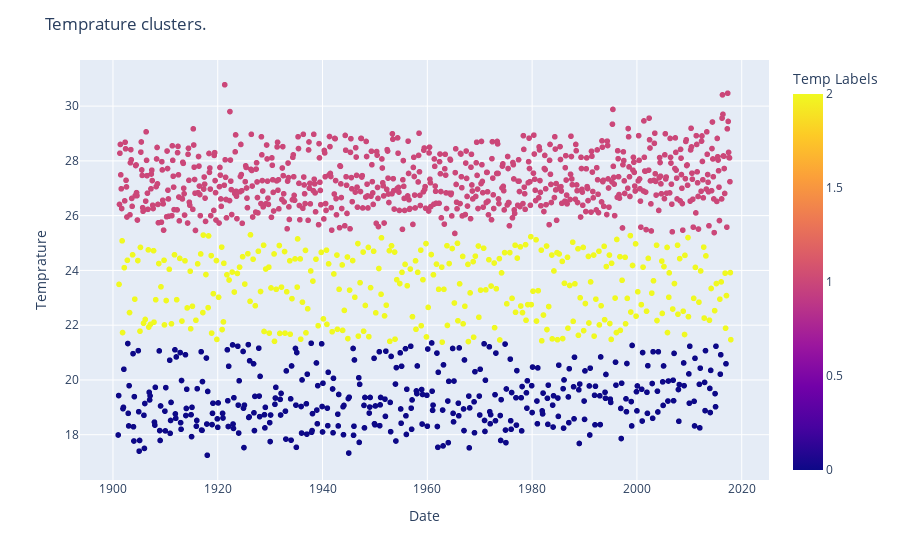

Notebook cell for this chart:
### Code cell
km = KMeans(3)
km.fit(df1['Temprature'].to_numpy().reshape(-1,1))
df1.loc[:,'Temp Labels'] = km.labels_
fig = px.scatter(df1, 'Date', 'Temprature', color='Temp Labels')
fig.update_layout(title = "Temprature clusters.",
                 xaxis_title="Date", yaxis_title="Temprature")
fig.show()

### Figure 1 — Plotly figure (JSON) as saved in the notebook; plotly's stock layout.template omitted (floating-point values rounded to 4 significant figures; data arrays with more than 128 entries replaced by an {"elided": "..."} marker saying what was removed)
{"data": [{"hovertemplate": "Date=%{x}<br>Temprature=%{y}<br>Temp Labels=%{marker.color}<extra></extra>", "legendgroup": "", "marker": {"color": {"elided": "1404 int values"}, "coloraxis": "coloraxis", "symbol": "circle"}, "mode": "markers", "name": "", "showlegend": false, "type": "scattergl", "x": {"elided": "1404 str values"}, "xaxis": "x", "y": {"elided": "1404 float values"}, "yaxis": "y"}], "layout": {"autosize": true, "coloraxis": {"colorbar": {"title": {"text": "Temp Labels"}}, "colorscale": [[0, "#0d0887"], [0.1111, "#46039f"], [0.2222, "#7201a8"], [0.3333, "#9c179e"], [0.4444, "#bd3786"], [0.5556, "#d8576b"], [0.6667, "#ed7953"], [0.7778, "#fb9f3a"], [0.8889, "#fdca26"], [1, "#f0f921"]]}, "legend": {"tracegroupgap": 0}, "margin": {"t": 60}, "title": {"text": "Temprature clusters."}, "xaxis": {"anchor": "y", "autorange": true, "domain": [0, 1], "range": ["1893-11-20 20:49:50.2236", "2025-01-10 03:10:09.7764"], "title": {"text": "Date"}, "type": "date"}, "yaxis": {"anchor": "x", "autorange": true, "domain": [0, 1], "range": [16.2, 31.83], "title": {"text": "Temprature"}, "type": "linear"}}}
